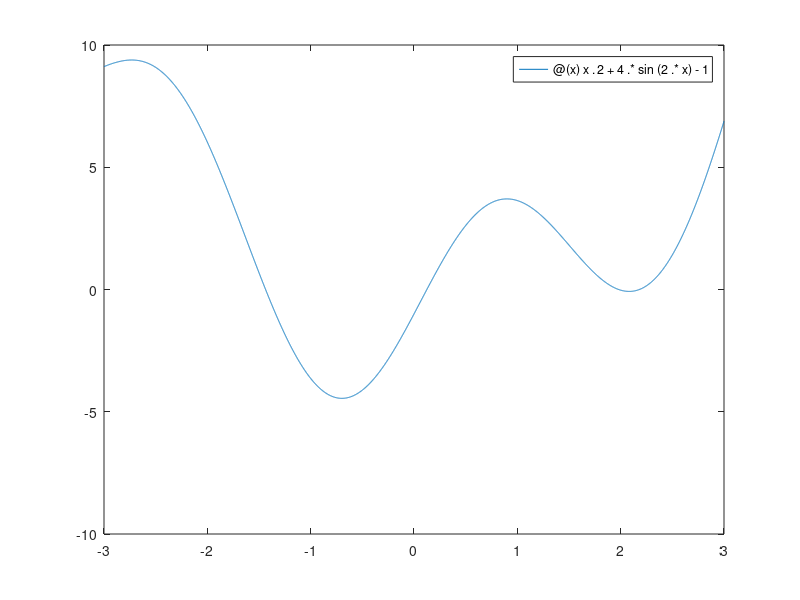

The MATLAB script that drew this image:
%

clear;
clc;
% Notacion viejita
%fplot("x^2+4*sin(2*x)-1", [-3 3]);

% Notacion moderna
fplot(@(x)x.^2+4.*sin(2.*x)-1, [-3 3]);

% fplot con funcion simbolica
%syms x;
%f(x) = x^2 + 4*sin(2*x) - 1;
%fplot(f, [-3 3]);